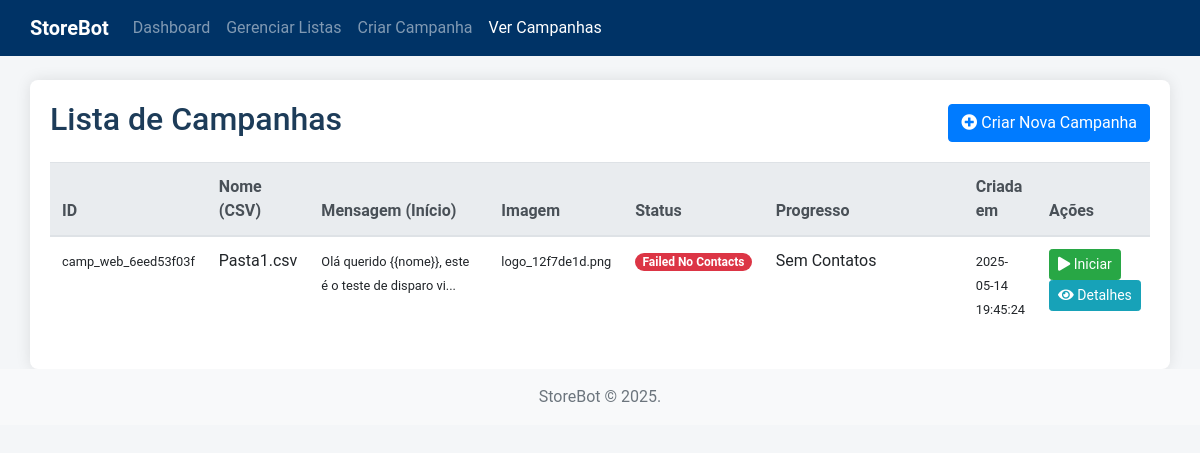
The app's page /campaigns, older data.
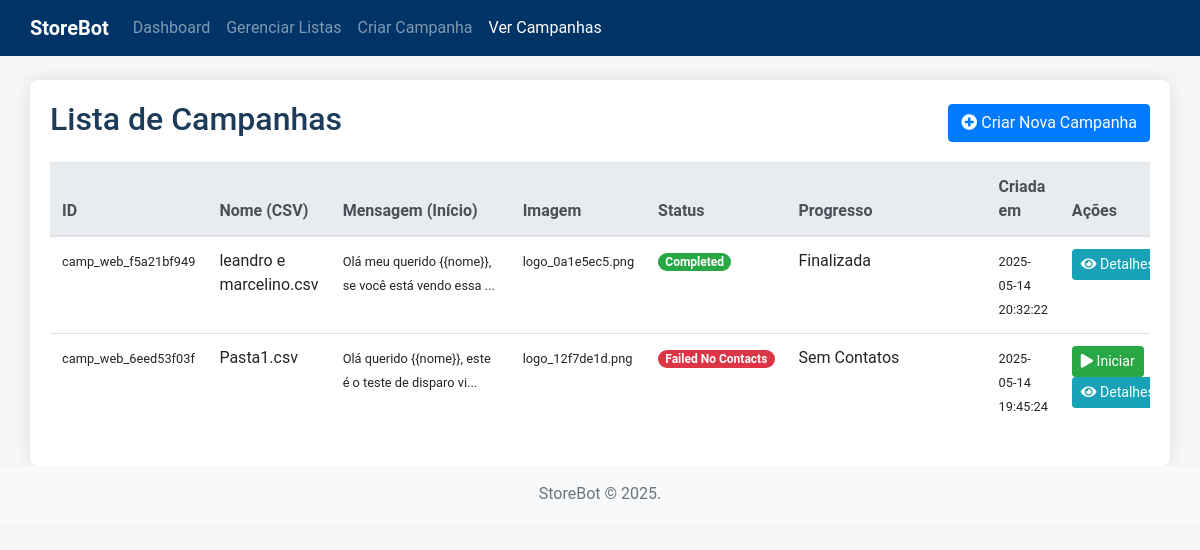
The same page, newer data.
### tables this page shows
CREATE TABLE campaigns (
        campaign_id TEXT PRIMARY KEY,
        csv_filename TEXT,
        message_template TEXT,
        image_filename TEXT, /* Apenas o nome do arquivo, não o caminho completo */
        created_at DATETIME DEFAULT CURRENT_TIMESTAMP,
        status TEXT DEFAULT 'PENDING' /* PENDING, IN_PROGRESS, COMPLETED, COMPLETED_WITH_ERRORS, PAUSED */
    );

### frontend/web_interface.py (the view)
@app.route('/campaigns')
def list_campaigns():
    all_campaigns_rows = database_manager.get_campaigns_with_status([
        'PENDING', 'IN_PROGRESS', 'COMPLETED',
        'COMPLETED_WITH_ERRORS', 'FAILED_NO_CONTACTS', 'PAUSED', 'FAILED'
    ])
    campaigns_for_template = [dict(campaign) for campaign in all_campaigns_rows] if all_campaigns_rows else []
    return render_template('list_campaigns.html',
                           title="Minhas Campanhas",
                           campaigns=campaigns_for_template)

### backend/database_manager.py (called while the page is built)
def get_db_connection():
    conn = sqlite3.connect(DATABASE_NAME)
    conn.row_factory = sqlite3.Row
    return conn

def get_campaigns_with_status(status_list=['PENDING', 'IN_PROGRESS', 'PAUSED']):
    conn = get_db_connection()
    cursor = conn.cursor()
    try:
        placeholders = ','.join('?' for _ in status_list)
        query = f"SELECT * FROM campaigns WHERE status IN ({placeholders}) ORDER BY created_at DESC"
        cursor.execute(query, status_list)
        campaigns = cursor.fetchall()
        return campaigns
    except sqlite3.Error as e:
        print(f"Erro ao buscar campanhas com status {status_list}: {e}")
        return []
    finally:
        conn.close()

### frontend/web_interface.py (called while the page is built)
@app.context_processor
def inject_now():
    return {'now': datetime.now()}

### frontend/templates/list_campaigns.html (shortened to what the changed rows need)
{% extends "base.html" %}
{% block content %}
<div class="d-flex justify-content-between align-items-center mb-3">
    <h2>Lista de Campanhas</h2>
</div>
{% if campaigns %}
    <div class="table-responsive">
        <table class="table table-hover">
            <thead class="thead-light">
                <tr>
                    <th>ID</th>
                    <th>Nome (CSV)</th>
                    <th style="min-width: 180px;">Mensagem (Início)</th>
                    <th>Imagem</th>
                    <th>Status</th>
                    <th>Progresso</th>
                    <th>Criada em</th>
                    <th>Ações</th>
                </tr>
            </thead>
            <tbody>
                {% for campaign in campaigns %}
                <tr data-campaign-id="{{ campaign.campaign_id }}">
                    <td><small>{{ campaign.campaign_id }}</small></td>
                    <td>{{ campaign.csv_filename }}</td>
                    <td><small>{{ campaign.message_template[:50] }}{% if campaign.message_template|length > 50 %}...{% endif %}</small></td>
                    <td><small>{{ campaign.image_filename if campaign.image_filename else 'Nenhuma' }}</small></td>
                    <td class="campaign-status-cell">
                        <span class="badge badge-pill
                            {% if campaign.status == 'COMPLETED' %}badge-success
                            {% elif campaign.status == 'IN_PROGRESS' %}badge-info
                            {% elif campaign.status == 'PENDING' %}badge-secondary
                            {% elif campaign.status in ['FAILED', 'FAILED_NO_CONTACTS'] %}badge-danger
                            {% elif campaign.status == 'COMPLETED_WITH_ERRORS' %}badge-warning
                            {% elif campaign.status == 'PAUSED' %}badge-warning
                            {% else %}badge-light
                            {% endif %}">
                            {{ campaign.status.replace('_', ' ')|title }}
                        </span>
                    </td>
                    <td class="campaign-progress-cell" style="min-width: 200px;">
                        <div id="progress-text-{{ campaign.campaign_id }}">
                            {% if campaign.status == 'IN_PROGRESS' %}
                                Iniciando...
                            {% elif campaign.status == 'COMPLETED' or campaign.status == 'COMPLETED_WITH_ERRORS' or campaign.status == 'FAILED' %}
                                Finalizada
                            {% elif campaign.status == 'FAILED_NO_CONTACTS' %}
                                Sem Contatos
                            {% else %}
                                Aguardando
                            {% endif %}
                        </div>
                    </td>
                    <td><small>{{ campaign.created_at.split('.')[0] if campaign.created_at else 'N/A' }}</small></td>
                    <td class="campaign-action-cell" style="min-width: 180px;">
                        {% if campaign.status in ['PENDING', 'PAUSED', 'FAILED', 'FAILED_NO_CONTACTS', 'COMPLETED_WITH_ERRORS'] %}
                            <form action="{{ url_for('start_campaign_processing_route', campaign_id=campaign.campaign_id) }}" method="POST" style="display: inline;" class="start-campaign-form">
                                <button type="submit" class="btn btn-sm btn-success btn-start-campaign" title="Iniciar/Retomar Disparos">
                                    <i class="fas fa-play"></i>
                                    {% if campaign.status == 'PENDING' %}Iniciar
                                    {% elif campaign.status == 'FAILED_NO_CONTACTS' and not campaign.dispatch_log_exists %}
                                        Iniciar
                                    {% else %}Retomar
                                    {% endif %}
                                </button>
                            </form>
                        {% elif campaign.status == 'IN_PROGRESS' %}
                             <button class="btn btn-sm btn-warning btn-pause-campaign" disabled title="Pausar Disparos (Em desenvolvimento)">
                                <i class="fas fa-pause"></i> Pausar
                             </button>
                        {% endif %}
                        <a href="{{ url_for('campaign_details_page', campaign_id=campaign.campaign_id) }}" class="btn btn-sm btn-info" title="Ver Detalhes e Logs">
                            <i class="fas fa-eye"></i> Detalhes
                        </a>
                    </td>
                </tr>
                {% endfor %}
            </tbody>
        </table>
    </div>
{% else %}
    <div class="alert alert-info">
        Nenhuma campanha criada ainda. <a href="{{ url_for('create_campaign') }}" class="alert-link">Clique aqui para criar sua primeira campanha!</a>
    </div>
{% endif %}
{% endblock %}

Row changes from the older to the newer data that the page shows:
added campaigns: campaign_id "camp_web_f5a21bf949", csv_filename "leandro e marcelino.csv", message_template "Olá meu querido {{nome}}, se você está vendo essa", image_filename "logo_0a1e5ec5.png", status.replace "Completed", shows "Finalizada", created_at "2025-05-14 20:32:22"
